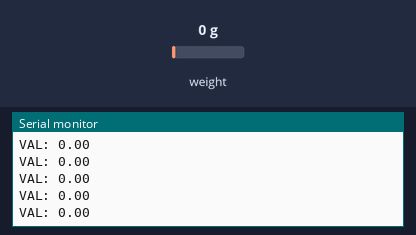
Simulated run of this sketch. Board: Arduino Uno, built with avr-gcc and run on an emulated ATmega328P. On the bench: the last lines printed to the serial monitor. The inputs (shaded band) are chosen by the test bench; at power-on: weight on the scale 0 g.

Above: at 1.2 s.
1.3 s: weight on the scale set to 100 g
At 1.32 s:
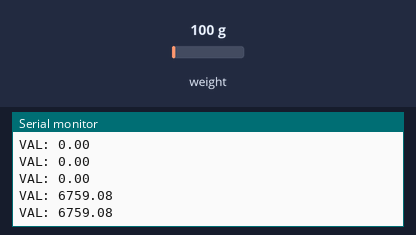
2.8 s: weight on the scale set to 1250 g
At 2.84 s:
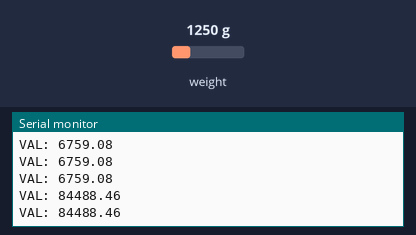
Timing chart, 0 to 5.8 s (numbered marks = the images above; inputs shaded):
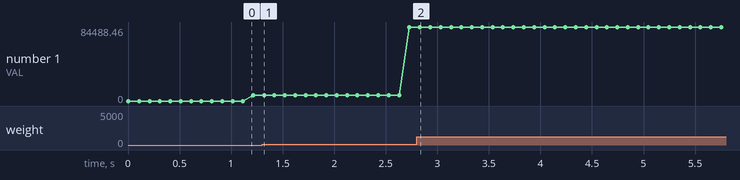

Measured:
- after the input at 1.3 s, the serial monitor: prints a new line at once (image 1)
- after the input at 2.8 s, the serial monitor: prints a new line at once (image 2)
- plotted number 1: 6759.08 → 84488.46 after the input at 1.3 s

The sketch:

load-cell-interface.ino
```cpp
// Code for interfacing with Load Cell
// Author: David Robinson

#include "HX711.h"

#define DAT   5
#define CLK   4

HX711 loadCell(DAT, CLK);

void setup() {

  // Determine with Matlab Script
  loadCell.set_scale(67590.7657); // 1/gain
  loadCell.set_offset(-0.8384);

  Serial.begin(9600);
}

void loop() {

  Serial.println();
  Serial.print("VAL: ");
  Serial.print(loadCell.get_value()); // kg
  Serial.println();

}
```
